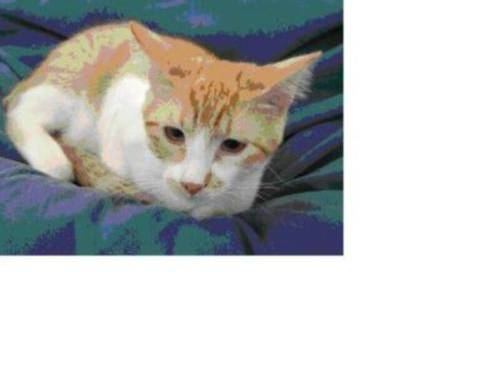
#> input picture 3. Cat vs Dog using my own neural network/train/cat.10033.jpg, 500 x 374 px, found by its file name; its folder holds only this picture in this run
$ jupyter execute --allow-errors catVsdog.ipynb
#> lines starting #> are read from the running program, lines starting #| are printed output that depends on the picture
[cell 1]
import cv2
import os
import numpy as np
from random import shuffle
from tqdm import tqdm
import matplotlib.pyplot as plt

[cell 2]
TRAIN_DIR = 'C:/Users/SuSu/Desktop/Deep-Learning-Applications/3. Cat vs Dog using my own neural network/train'
TEST_DIR = 'C:/Users/SuSu/Desktop/Deep-Learning-Applications/3. Cat vs Dog using my own neural network/test1'
IMG_SIZE = 50
LR = 1e-3

[cell 3]
MODEL_NAME = 'dogsvscats-{}-{}.model'.format(LR, 'myNN')

[cell 4]
'''Labelling the dataset'''
def label_img(img):
    word_label = img.split('.')[-3]
    # DIY One hot encoder
    if word_label == 'cat': return [1, 0]
    elif word_label == 'dog': return [0, 1]

[cell 5]
def create_train_data():
    # Creating an empty list where we should store the training data
    # after a little preprocessing of the data
    training_data = []
    X_train = []
    Y_train = []

    # tqdm is only used for interactive loading
    # loading the training data
    for img in tqdm(os.listdir(TRAIN_DIR)):

        # labeling the images
        label = label_img(img)

        path = os.path.join(TRAIN_DIR, img)

        # loading the image from the path and then converting them into
        # greyscale for easier covnet prob
        img = cv2.imread(path)
#> img is the input picture: shape (374, 500, 3); mean B, G, R 190.5, 191.3, 189.5

        #plt.imshow(img)

        # resizing the image for processing them in the covnet
        img = cv2.resize(img, (IMG_SIZE, IMG_SIZE))
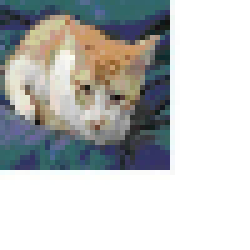
#> img: shape (50, 50, 3) (shown 5 times larger); mean B, G, R 191.5, 192.4, 190.6

        # final step-forming the training data list with numpy array of the images
        X_train.append(np.array(img))
        Y_train.append(np.array(label))


    # saving our trained data for further uses if required
    #np.save('train_data.npy', training_data)
    return X_train, Y_train

[cell 6]
'''Running the training in the dataset for our model'''
X_train, Y_train = create_train_data()
#> X_train = 1 item; Y_train = [[1, 0]]

[cell 7]
import matplotlib.pyplot as plt

plt.imshow(X_train[0])

[cell 8]
X = np.array(X_train)
Y = np.array(Y_train)
#> Y = [[1, 0]]
#X_test = np.array(X_test)

[cell 9]
print(X.shape)
#| (1, 50, 50, 3)
print(Y.shape)
#| (1, 2)

[cell 10]
# Parameters

m = X.shape[0]
#> m = 1
px = X.shape[1]
#> px = 50
learning_rate = 0.01

print("Total image: %d" %m)
#| Total image: 1
print("Pixel size: {}*{}" .format(px,px))
#| Pixel size: 50*50
print("Totla channel: %d" %X.shape[3])
#| Totla channel: 3

[cell 11]
# Flatten the dataset
A0 = X.reshape(X.shape[0], -1).T
#> A0 = 7500 values, max 255 at index 105, min 9 at index 2919, mean 191.5
nx = A0.shape[0]
#> nx = 7500
print(nx)
#| 7500

[cell 12]
def parameter_initialize(layer_dims):

    l = len(layer_dims)
    np.random.seed(10)

    parameters = {}

    for i in range(1, l):
        #print("yes")
        parameters["W"+str(i)] = np.random.randn(layer_dims[i], layer_dims[i-1]) * 0.01
        parameters["b"+str(i)] = np.zeros((layer_dims[i],1))

    return parameters

[cell 13]
parameter = parameter_initialize([nx, 20, 7,5,1])
print(parameter['W2'].shape)
#| (7, 20)

[cell 14]
def sigmoid_activation(z):

    a = 1/(1+np.exp(-z))

    return a

[cell 15]
def linear_forward(A_prev, W, b):
    print("Shape of W: ", W.shape)
    print("Shape of A_prev: ", A_prev.shape)
    print("Shape of b: ", b.shape)

    z = np.dot(W, A_prev) + b

    print("Shape of Z: ", z.shape)
    print()

    return z

[cell 16]
def tanh_activation(z):

    a = (np.exp(z) - np.exp(-z)) / (np.exp(z) + np.exp(-z))

    return a

[cell 17]
A = {}
A["A0"] = A0

print(A["A0"].shape)
#| (7500, 1)
print(parameter["W1"].shape)
#| (20, 7500)

[cell 18]
def linear_forward_model(parameter, A, layer_dims=5):

#> called with layer_dims = 5
    Z = {}

    # from layer 1 to l-1
    for i in range(1, layer_dims-1):
        print("\nHidden Layer forward\n")
        A_prev = A["A"+str(i-1)]
        W = parameter["W"+str(i)]
        b = parameter["b"+str(i)]

        Z["Z"+str(i)] = linear_forward(A_prev, W,b)
        A["A"+str(i)] = sigmoid_activation(Z["Z"+str(i)])
#> this loop made 3 passes
#> (z in linear_forward, a in sigmoid_activation) on pass 2: ([0.00824, -0.0433, -0.0179, 0.0271, 0.019, -0.0199, 0.0072], [0.502, 0.489, 0.496, 0.507, 0.505, 0.495, 0.502])
#> (A_prev, z in linear_forward, a in sigmoid_activation) on pass 3: ([0.502, 0.489, 0.496, 0.507, 0.505, 0.495, 0.502], [-0.0111, 0.00206, -0.0147, -0.0139, -0.0313], [0.497, 0.501, 0.496, 0.497, 0.492])
#> after the loop, A = 4 items; Z = 3 items


    # for layer l
    print("\nOutput Layer Forward\n")
    A_prev = A["A"+str(layer_dims-2)]
#> A_prev = [0.497, 0.501, 0.496, 0.497, 0.492]
    W = parameter["W"+str(layer_dims-1)]
    b = parameter["b"+str(layer_dims-1)]
#> b = [0]

    Z["Z"+str(layer_dims-1)] = linear_forward(A_prev, W,b)
#| Shape of W:  (1, 5)
#| Shape of A_prev:  (5, 1)
#| Shape of b:  (1, 1)
#| Shape of Z:  (1, 1)
    A["A"+str(layer_dims-1)] = sigmoid_activation(Z["Z"+str(layer_dims-1)])

    return Z,A

[cell 19]
Z, A = linear_forward_model(parameter, A)
#> Z = 4 items; A = 5 items


$ run again, on 3. Cat vs Dog using my own neural network/train/cat.10498.jpg
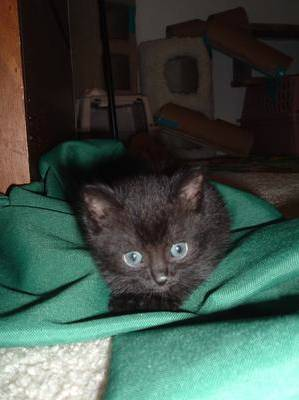
#> input picture 3. Cat vs Dog using my own neural network/train/cat.10498.jpg, 299 x 400 px, found by its file name
#> in create_train_data, img is the input picture: shape (400, 299, 3); mean B, G, R 71.4, 79.7, 63.5
#> in create_train_data, `img = cv2.resize(img, (IMG_SIZE, IMG_SIZE))`:
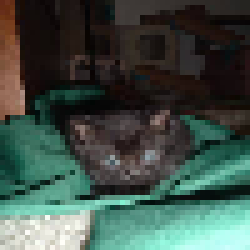
#> img: shape (50, 50, 3) (shown 5 times larger); mean B, G, R 71.3, 79.6, 63.4
#> X_train = 1 item; Y_train = [[1, 0]]
#| (1, 50, 50, 3)
#| (1, 2)
#| Total image: 1
#| Pixel size: 50*50
#| Totla channel: 3
#> A0 = 7500 values, max 255 at index 6790, min 0 at index 3323, mean 71.45
#| 7500
#| (7, 20)
#| (7500, 1)
#| (20, 7500)
#> the loop in linear_forward_model, `for i in range(1, layer_dims-1):` made 3 passes
#> a in sigmoid_activation on pass 2: [0.502, 0.495, 0.5, 0.506, 0.498, 0.488, 0.509]
#> after the loop in linear_forward_model, `for i in range(1, layer_dims-1):`: A = 4 items; Z = 3 items
#> in linear_forward_model, `A_prev = A["A"+str(layer_dims-2)]`: A_prev = [0.497, 0.501, 0.496, 0.497, 0.492]
#| Shape of W:  (1, 5)
#| Shape of A_prev:  (5, 1)
#| Shape of b:  (1, 1)
#| Shape of Z:  (1, 1)
#> `Z, A = linear_forward_model(parameter, A)`: Z = 4 items; A = 5 items

$ run again, on 3. Cat vs Dog using my own neural network/train/cat.10586.jpg
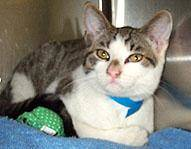
#> input picture 3. Cat vs Dog using my own neural network/train/cat.10586.jpg, 191 x 149 px, found by its file name
#> in create_train_data, img is the input picture: shape (149, 191, 3); mean B, G, R 122.4, 130.2, 129.4
#> in create_train_data, `img = cv2.resize(img, (IMG_SIZE, IMG_SIZE))`:
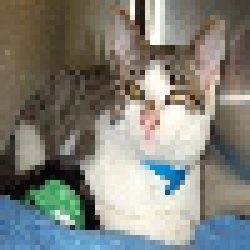
#> img: shape (50, 50, 3) (shown 5 times larger); mean B, G, R 122.3, 130.1, 129.3
#> X_train = 1 item; Y_train = [[1, 0]]
#| (1, 50, 50, 3)
#| (1, 2)
#| Total image: 1
#| Pixel size: 50*50
#| Totla channel: 3
#> A0 = 7500 values, max 255 at index 380, min 0 at index 5357, mean 127.2
#| 7500
#| (7, 20)
#| (7500, 1)
#| (20, 7500)
#> the loop in linear_forward_model, `for i in range(1, layer_dims-1):` made 3 passes
#> a in sigmoid_activation on pass 2: [0.507, 0.496, 0.498, 0.508, 0.504, 0.488, 0.502]
#> after the loop in linear_forward_model, `for i in range(1, layer_dims-1):`: A = 4 items; Z = 3 items
#> in linear_forward_model, `A_prev = A["A"+str(layer_dims-2)]`: A_prev = [0.497, 0.5, 0.496, 0.496, 0.492]
#| Shape of W:  (1, 5)
#| Shape of A_prev:  (5, 1)
#| Shape of b:  (1, 1)
#| Shape of Z:  (1, 1)
#> `Z, A = linear_forward_model(parameter, A)`: Z = 4 items; A = 5 items

$ run again, on 3. Cat vs Dog using my own neural network/train/cat.10691.jpg
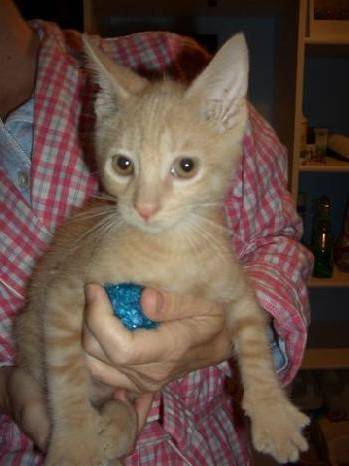
#> input picture 3. Cat vs Dog using my own neural network/train/cat.10691.jpg, 349 x 466 px, found by its file name
#> in create_train_data, img is the input picture: shape (466, 349, 3); mean B, G, R 68.7, 78.9, 100.3
#> in create_train_data, `img = cv2.resize(img, (IMG_SIZE, IMG_SIZE))`:
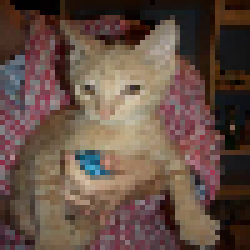
#> img: shape (50, 50, 3) (shown 5 times larger); mean B, G, R 68.8, 78.9, 100.3
#> X_train = 1 item; Y_train = [[1, 0]]
#| (1, 50, 50, 3)
#| (1, 2)
#| Total image: 1
#| Pixel size: 50*50
#| Totla channel: 3
#> A0 = 7500 values, max 213 at index 2933, min 0 at index 10, mean 82.66
#| 7500
#| (7, 20)
#| (7500, 1)
#| (20, 7500)
#> the loop in linear_forward_model, `for i in range(1, layer_dims-1):` made 3 passes
#> a in sigmoid_activation on pass 2: [0.504, 0.493, 0.487, 0.491, 0.498, 0.497, 0.503]
#> after the loop in linear_forward_model, `for i in range(1, layer_dims-1):`: A = 4 items; Z = 3 items
#> in linear_forward_model, `A_prev = A["A"+str(layer_dims-2)]`: A_prev = [0.497, 0.501, 0.496, 0.497, 0.492]
#| Shape of W:  (1, 5)
#| Shape of A_prev:  (5, 1)
#| Shape of b:  (1, 1)
#| Shape of Z:  (1, 1)
#> `Z, A = linear_forward_model(parameter, A)`: Z = 4 items; A = 5 items

$ run again, on 3. Cat vs Dog using my own neural network/train/cat.10156.jpg
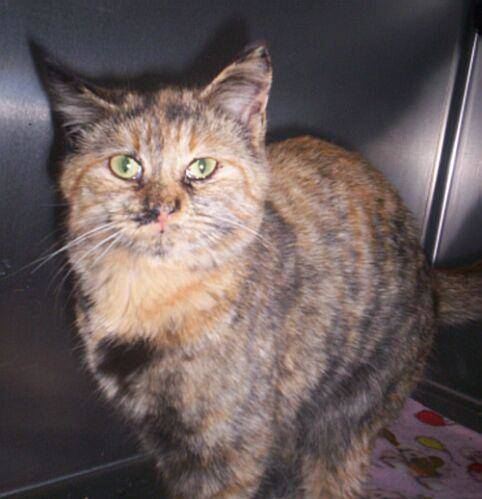
#> input picture 3. Cat vs Dog using my own neural network/train/cat.10156.jpg, 482 x 499 px, found by its file name
#> in create_train_data, img is the input picture: shape (499, 482, 3); mean B, G, R 91.4, 92.3, 105.9
#> in create_train_data, `img = cv2.resize(img, (IMG_SIZE, IMG_SIZE))`:
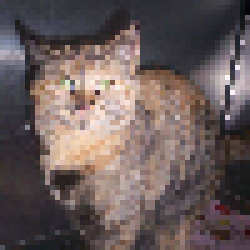
#> img: shape (50, 50, 3) (shown 5 times larger); mean B, G, R 91.4, 92.3, 105.9
#> X_train = 1 item; Y_train = [[1, 0]]
#| (1, 50, 50, 3)
#| (1, 2)
#| Total image: 1
#| Pixel size: 50*50
#| Totla channel: 3
#> A0 = 7500 values, max 255 at index 2387, min 4 at index 298, mean 96.55
#| 7500
#| (7, 20)
#| (7500, 1)
#| (20, 7500)
#> the loop in linear_forward_model, `for i in range(1, layer_dims-1):` made 3 passes
#> (z in linear_forward, a in sigmoid_activation) on pass 2: ([0.0174, -0.027, -0.0108, 0.0102, 0.00356, -0.0424, 0.0131], [0.504, 0.493, 0.497, 0.503, 0.501, 0.489, 0.503])
#> after the loop in linear_forward_model, `for i in range(1, layer_dims-1):`: A = 4 items; Z = 3 items
#> in linear_forward_model, `A_prev = A["A"+str(layer_dims-2)]`: A_prev = [0.497, 0.501, 0.496, 0.497, 0.492]
#| Shape of W:  (1, 5)
#| Shape of A_prev:  (5, 1)
#| Shape of b:  (1, 1)
#| Shape of Z:  (1, 1)
#> `Z, A = linear_forward_model(parameter, A)`: Z = 4 items; A = 5 items
